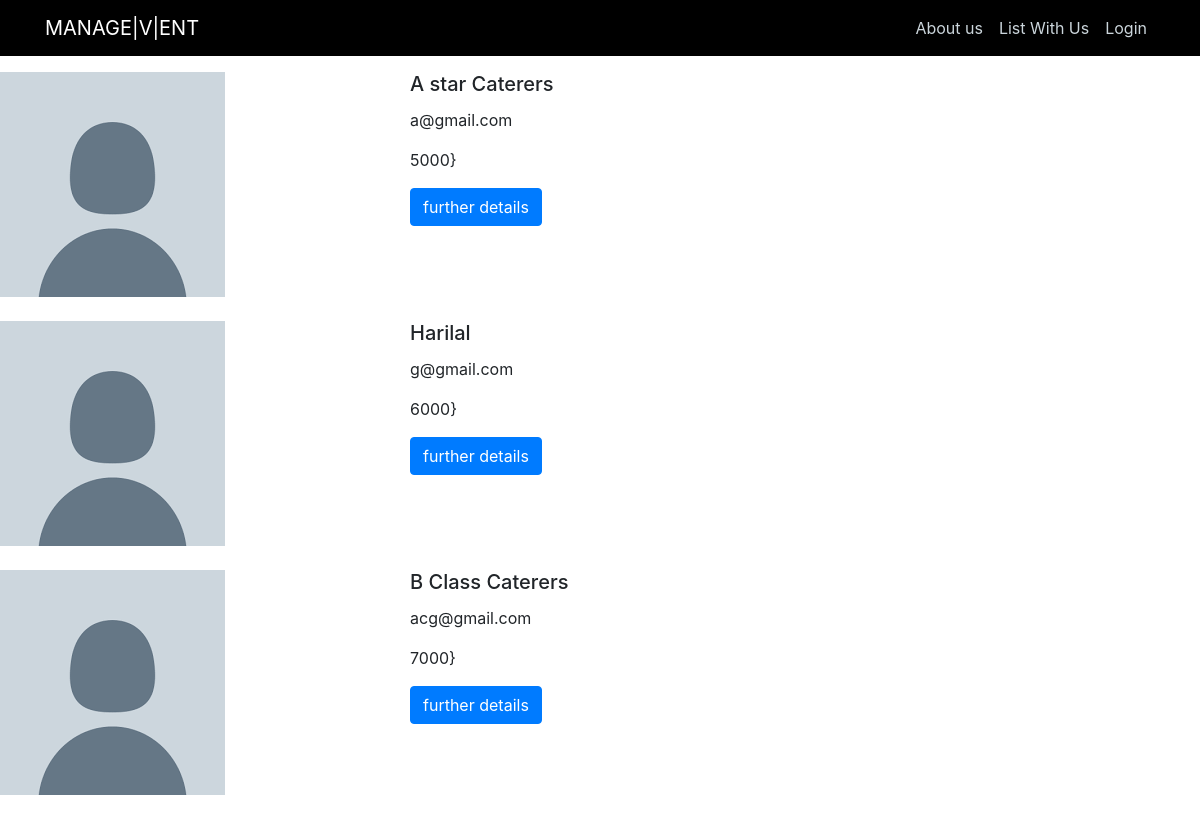
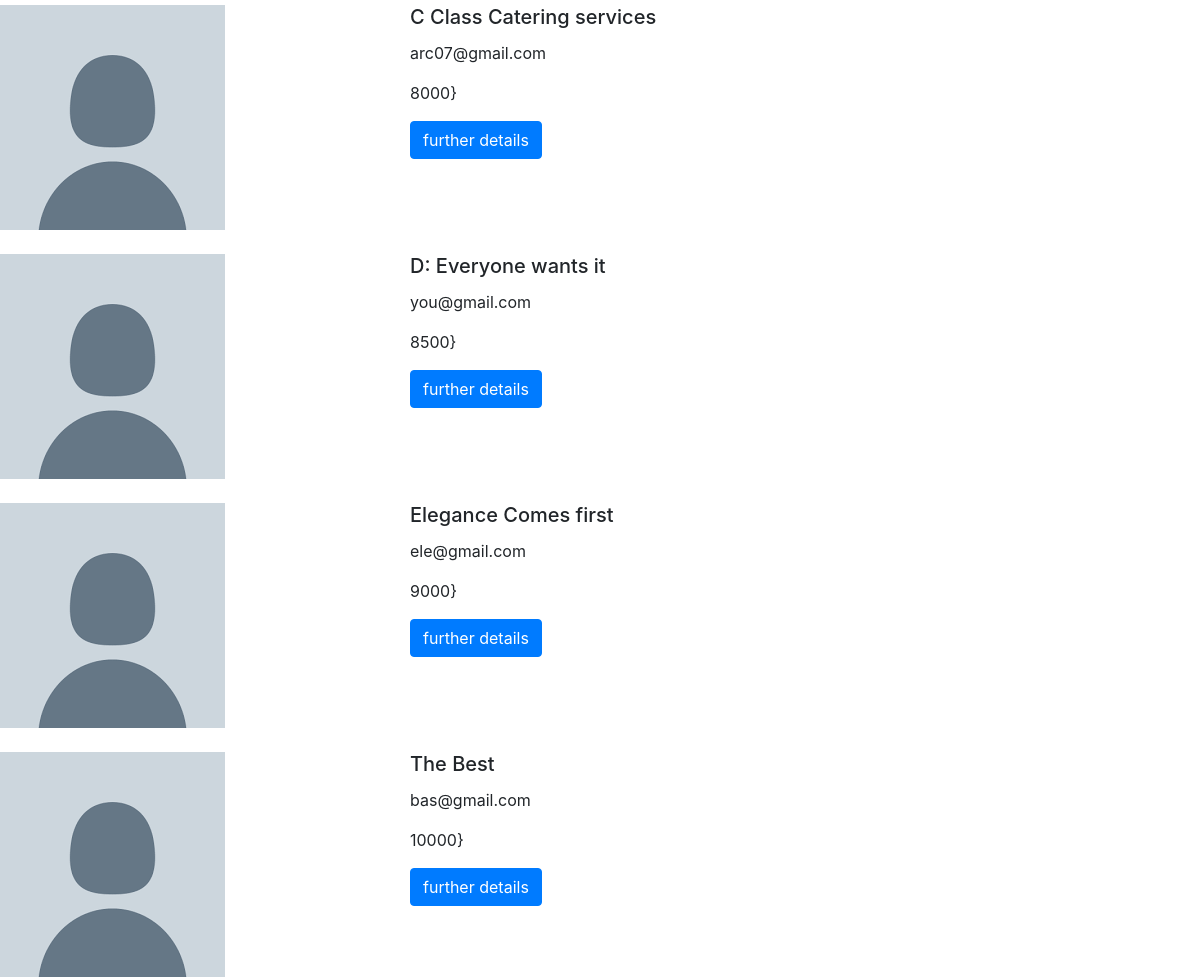
/catd, run on the app's committed database (2 pictures, top to bottom).
### models.py (models this page shows, shortened)
class Org(db.Model,UserMixin):
	__tablename__ = "org"
	id = db.Column(db.Integer, primary_key=True)
	name = db.Column(db.String(20), unique=True, nullable=False)
	email = db.Column(db.String(120), unique=True, nullable=False)
	password = db.Column(db.String(60), nullable=False)
	occasion = db.Column(db.String(120))
	location = db.Column(db.String(120))
	price = db.Column(db.Integer,nullable=False)
	address = db.Column(db.String(120))
	contact = db.Column(db.Integer, unique=True,nullable=False)
	requirement=db.Column(db.String(80),nullable=False)
	image_file=db.Column(db.String(20),nullable=False,default='default.jpg')
	details = db.Column(db.String(1000))
	accomodation= db.Column(db.String(120))
	special= db.Column(db.String(120))

### main.py (the view)
@app.route("/catd")
def catd():
    org = Org.query.filter_by(requirement='c').all()
    return render_template('flashCaterer.html', org=org)

### templates/flashCaterer.html
{% extends "layout.html" %}
{% block content %}
<br>
<br>
    {% for org in org %}
<br>
              <div class="row">
                <div class="col-lg-4">
                  <img class="w3-round" src="{{ url_for('static', filename='profile_pics/' + org.image_file) }}">
                </div>
                <div class="col-lg-8">
                  <h5 class="card-title">{{org.name}}</h5>
                  <p class="card-text">{{org.email}}</p>
                  <p class="card-text">{{org.price}}}</p>
                  <a href="{{ url_for('org', org_id=org.id) }}"  class="btn btn-primary">further details</a>
                </div>
              </div>
          {% endfor %}
{% endblock content %}

### templates/layout.html (style rules this page uses)
.bg { background-color: white; background-size:cover; }

### data on the page
Org: image_file (placeholder picture), name "A star Caterers", email "a@gmail.com", price "5000"
Org: image_file (placeholder picture), name "Harilal", email "g@gmail.com", price "6000"
Org: image_file (placeholder picture), name "B Class Caterers", email "acg@gmail.com", price "7000"
Org: image_file (placeholder picture), name "C Class Catering services", email "arc07@gmail.com", price "8000"
Org: image_file (placeholder picture), name "D: Everyone wants it", email "you@gmail.com", price "8500"
Org: image_file (placeholder picture), name "Elegance Comes first", email "ele@gmail.com", price "9000"
Org: image_file (placeholder picture), name "The Best", email "bas@gmail.com", price "10000"
